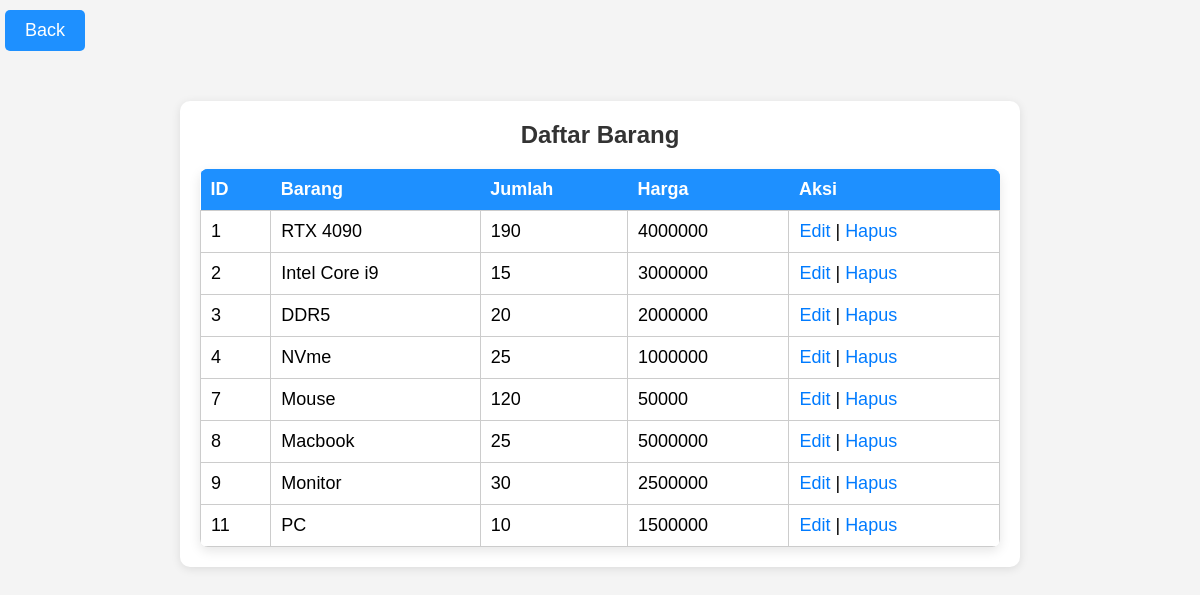
/lihat-barang (signed in), run on the app's committed database.
### tables this page shows
CREATE TABLE stock (
        id INTEGER PRIMARY KEY AUTOINCREMENT,
        barang TEXT,
        jumlah INTEGER,
        harga TEXT
    );

### app.py (the view)
@app.route('/lihat-barang')
def lihat_barang():
    if 'username' not in session or session['role'] != 'admin':
        return redirect(url_for('login'))
    conn = sqlite3.connect('database.db')
    c = conn.cursor()
    c.execute("SELECT * FROM stock")
    data_barang = c.fetchall()
    conn.close()
    print("=== DATA BARANG USER ===")
    print(data_barang)
    return render_template('lihat_barang.html', barang=data_barang)

### templates/lihat_barang.html
{% extends "layout.html" %}
{% block content %}
<div class="lihat-back">
    <a href="{{ url_for('admin_dashboard') }}" class="btn-back">Back</a>
</div>
<section class="lihat-barang">
    <h2>Daftar Barang</h2>
    <table class="barang-table">
        <thead>
            <tr>
                <th scope="col">ID</th>
                <th scope="col">Barang</th>
                <th scope="col">Jumlah</th>
                <th scope="col">Harga</th>
                <th scope="col">Aksi</th>
            </tr>
        </thead>
        <tbody>
            {% for b in barang %}
            <tr>
                <td>{{ b[0] }}</td>
                <td>{{ b[1] }}</td>
                <td>{{ b[2] }}</td>
                <td>{{ b[3] }}</td>
                <td>
                    <a href="{{ url_for('edit_barang', id=b[0]) }}" class="edit-link">Edit</a> |
                    <a href="{{ url_for('hapus_barang', id=b[0]) }}" class="delete-link" onclick="return confirm('Yakin hapus?')">Hapus</a>
                </td>
            </tr>
            {% endfor %}
        </tbody>
    </table>
</section>
{% endblock %}

### static/style.css (style rules this page uses)
table { width: 90%; border-collapse: collapse; background-color: white; box-shadow: 0 4px 12px rgba(0, 0, 0, 0.1); border-radius: 40px; overflow: hidden; margin-top: 20px; margin-left: 52px; font-family: Arial, sans-serif; font-size: 18px; }
thead { background-color: dodgerblue; color: #ffffff; text-align: center; }
th, td { padding: 14px 16px; border-bottom: 0px solid #e0e0e0; }
tbody tr:nth-child(even) { background-color: white; }
body { font-family: Arial, sans-serif; background-color: #f4f4f4; margin: 0; padding: 0; }
h2 { text-align: center; color: #333; }
.btn-back { display: inline-block; padding: 10px 20px; background-color: dodgerblue; color: white; text-align: center; text-decoration: none; border-radius: 5px; font-size: 18px; transition: background-color 0.3s ease; }
.lihat-barang, .lihat-barang h2, .lihat-barang table, .lihat-barang th, .lihat-barang td { margin: 0; padding: 0; }
.lihat-barang { background-color: #fff; border-radius: 10px; box-shadow: 0 2px 10px rgba(0, 0, 0, 0.1); max-width: 800px; margin: 50px auto; padding: 20px; }
.lihat-barang h2 { text-align: center; color: #333; margin-bottom: 20px; }
.lihat-barang .barang-table { width: 100%; border-collapse: collapse; border-radius: 8px; }
.lihat-barang th { background-color: dodgerblue; color: white; padding: 10px; text-align: left; }
.lihat-barang td { padding: 10px; border: 1px solid #ccc; }
.lihat-barang .edit-link, .lihat-barang .delete-link { color: #007bff; text-decoration: none; }
.lihat-back { text-align: left; margin-top: 10px; margin-left: 5px; }

### data on the page
stock: id "1", barang "RTX 4090", jumlah "190", harga "4000000"
stock: id "2", barang "Intel Core i9", jumlah "15", harga "3000000"
stock: id "3", barang "DDR5", jumlah "20", harga "2000000"
stock: id "4", barang "NVme", jumlah "25", harga "1000000"
stock: id "7", barang "Mouse", jumlah "120", harga "50000"
stock: id "8", barang "Macbook", jumlah "25", harga "5000000"
stock: id "9", barang "Monitor", jumlah "30", harga "2500000"
stock: id "11", barang "PC", jumlah "10", harga "1500000"
